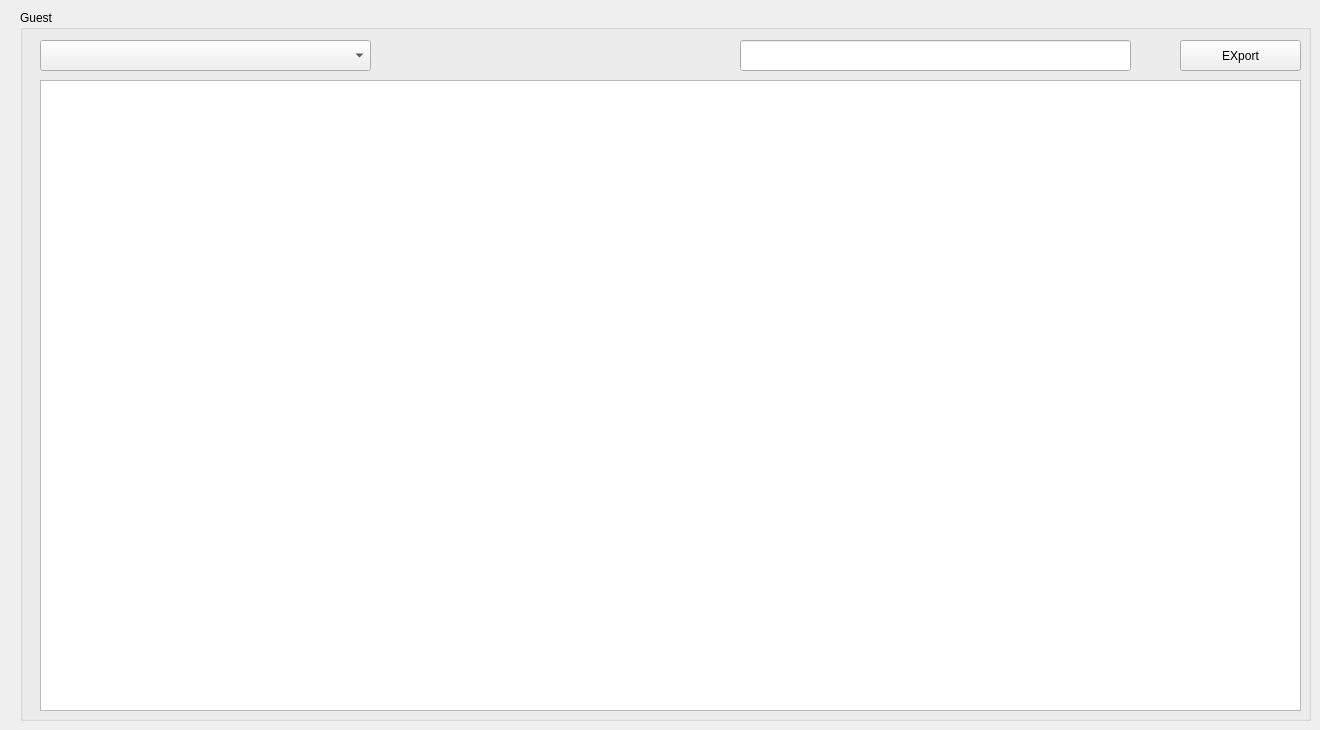
       <widget class="QWidget" name="tab_50">
        <attribute name="title">
         <string>Page</string>
        </attribute>
        <widget class="QGroupBox" name="groupBox_guest">
         <property name="geometry">
          <rect>
           <x>20</x>
           <y>10</y>
           <width>1291</width>
           <height>711</height>
          </rect>
         </property>
         <property name="title">
          <string>Guest</string>
         </property>
         <widget class="QComboBox" name="comboBox_fields_search_guest">
          <property name="geometry">
           <rect>
            <x>20</x>
            <y>30</y>
            <width>331</width>
            <height>31</height>
           </rect>
          </property>
         </widget>
         <widget class="QLineEdit" name="lineEdit_search_guest">
          <property name="geometry">
           <rect>
            <x>720</x>
            <y>30</y>
            <width>391</width>
            <height>31</height>
           </rect>
          </property>
         </widget>
         <widget class="QTableWidget" name="tableWidget_guest">
          <property name="geometry">
           <rect>
            <x>20</x>
            <y>70</y>
            <width>1261</width>
            <height>631</height>
           </rect>
          </property>
         </widget>
         <widget class="QPushButton" name="pushButton_export_guest">
          <property name="geometry">
           <rect>
            <x>1160</x>
            <y>30</y>
            <width>121</width>
            <height>31</height>
           </rect>
          </property>
          <property name="text">
           <string>EXport</string>
          </property>
         </widget>
        </widget>
       </widget>
